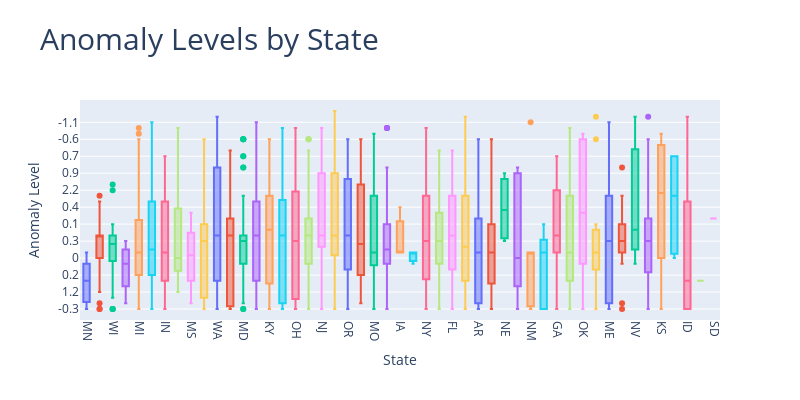

Source (notebook cell):
### Markdown cell above
## Bivariate Analysis

### Code cell
anomaly_by_state = px.box(
    outage,
    x='state',
    y='anomaly_level',
    color='state',  # Optional: colors each box by state
    title='Anomaly Levels by State',
)

anomaly_by_state.update_layout(
    xaxis_title='State',
    yaxis_title='Anomaly Level',
    title_font=dict(size=30),
    xaxis_tickangle=90,
    font=dict(size=12),
    height=400,
    width=800,
    showlegend=False 
)

anomaly_by_state.show()

### Figure 1 — Plotly figure (JSON) as saved in the notebook; plotly's stock layout.template omitted (floating-point values rounded to 4 significant figures; data arrays with more than 128 entries replaced by an {"elided": "..."} marker saying what was removed)
{"data": [{"alignmentgroup": "True", "hovertemplate": "state=%{x}<br>anomaly_level=%{y}<extra></extra>", "legendgroup": "MN", "marker": {"color": "#636efa"}, "name": "MN", "notched": false, "offsetgroup": "MN", "orientation": "v", "showlegend": true, "type": "box", "x": ["MN", "MN", "MN", "MN", "MN", "MN", "MN", "MN", "MN", "MN", "MN", "MN", "MN", "MN", "MN"], "x0": " ", "xaxis": "x", "y": ["-0.3", "-0.1", "-1.5", "-0.1", "1.2", "-1.4", "-0.9", "0.2", "0.6", "-0.2", "-0.2", "0", "-0.3", "-0.4", "0"], "y0": " ", "yaxis": "y"}, {"alignmentgroup": "True", "hovertemplate": "state=%{x}<br>anomaly_level=%{y}<extra></extra>", "legendgroup": "TN", "marker": {"color": "#EF553B"}, "name": "TN", "notched": false, "offsetgroup": "TN", "orientation": "v", "showlegend": true, "type": "box", "x": ["TN", "TN", "TN", "TN", "TN", "TN", "TN", "TN", "TN", "TN", "TN", "TN", "TN", "TN", "TN", "TN", "TN", "TN", "TN", "TN", "TN", "TN", "TN", "TN", "TN", "TN", "TN", "TN", "TN", "TN", "TN", "TN", "TN", "TN"], "x0": " ", "xaxis": "x", "y": ["1", "0.3", "1", "-0.5", "-1.3", "0.6", "0.1", "1.2", "-0.2", "-0.5", "0.5", "-0.3", "-0.5", "0", "-0.1", "0", "-0.5", "0.8", "0.5", "0", "-0.5", "-0.3", "-0.5", "0.6", "-0.4", "-0.5", "0.4", "-0.4", "-0.5", "-0.5", "0", "-0.5", "1.1", "-0.7"], "y0": " ", "yaxis": "y"}, {"alignmentgroup": "True", "hovertemplate": "state=%{x}<br>anomaly_level=%{y}<extra></extra>", "legendgroup": "WI", "marker": {"color": "#00cc96"}, "name": "WI", "notched": false, "offsetgroup": "WI", "orientation": "v", "showlegend": true, "type": "box", "x": ["WI", "WI", "WI", "WI", "WI", "WI", "WI", "WI", "WI", "WI", "WI", "WI", "WI", "WI", "WI", "WI", "WI", "WI", "WI", "WI"], "x0": " ", "xaxis": "x", "y": ["0", "-0.5", "-0.5", "-0.3", "-0.5", "-0.2", "0.1", "-0.5", "2.2", "0", "-1.2", "-1.5", "0", "-0.5", "-0.4", "0", "-0.3", "-0.5", "-0.3", "-0.5"], "y0": " ", "yaxis": "y"}, {"alignmentgroup": "True", "hovertemplate": "state=%{x}<br>anomaly_level=%{y}<extra></extra>", "legendgroup": "WV", "marker": {"color": "#ab63fa"}, "name": "WV", "notched": false, "offsetgroup": "WV", "orientation": "v", "showlegend": true, "type": "box", "x": ["WV", "WV", "WV", "WV"], "x0": " ", "xaxis": "x", "y": ["0.6", "0", "0.3", "-0.1"], "y0": " ", "yaxis": "y"}, {"alignmentgroup": "True", "hovertemplate": "state=%{x}<br>anomaly_level=%{y}<extra></extra>", "legendgroup": "MI", "marker": {"color": "#FFA15A"}, "name": "MI", "notched": false, "offsetgroup": "MI", "orientation": "v", "showlegend": true, "type": "box", "x": ["MI", "MI", "MI", "MI", "MI", "MI", "MI", "MI", "MI", "MI", "MI", "MI", "MI", "MI", "MI", "MI", "MI", "MI", "MI", "MI", "MI", "MI", "MI", "MI", "MI", "MI", "MI", "MI", "MI", "MI", "MI", "MI", "MI", "MI", "MI", "MI", "MI", "MI", "MI", "MI", "MI", "MI", "MI", "MI", "MI", "MI", "MI", "MI", "MI", "MI", "MI", "MI", "MI", "MI", "MI", "MI", "MI", "MI", "MI", "MI", "MI", "MI", "MI", "MI", "MI", "MI", "MI", "MI", "MI", "MI", "MI", "MI", "MI", "MI", "MI", "MI", "MI", "MI", "MI", "MI", "MI", "MI", "MI", "MI", "MI", "MI", "MI", "MI", "MI", "MI", "MI", "MI", "MI", "MI", "MI"], "x0": " ", "xaxis": "x", "y": ["-0.4", "0", "0.3", "-0.3", "2", "-0.4", "0.2", "0", "-0.4", "-0.4", "-0.2", "-0.4", "-0.1", "-1.3", "2.2", "-0.4", "0.9", "0.2", "0.4", "0.2", "-0.3", "-0.5", "0.1", "-1", "-1.3", "-0.3", "0.3", "-0.1", "0.2", "1.4", "-0.3", "-0.7", "0.1", "-0.7", "1", "0.2", "-0.3", "-1.5", "-1.4", "0.7", "1.3", "1.7", "-0.5", "-0.6", "-0.2", "0.5", "-1.2", "-0.4", "-0.5", "-0.4", "-0.3", "-0.4", "-0.2", "-1.4", "-0.4", "0.2", "-0.9", "-0.4", "-0.7", "-0.5", "-0.4", "0.2", "0", "-0.2", "-0.5", "-0.9", "0.2", "-0.3", "-0.2", "0.3", "-0.3", "-0.9", "0.2", "-0.2", "-0.3", "0.7", "-0.6", "1.4", "-0.4", "0.4", "-0.5", "0.1", "0.1", "0.5", "-0.9", "2.3", "-0.4", "-0.3", "-0.3", "0.7", "-1.4", "-0.2", "-0.4", "-0.8", "-0.6"], "y0": " ", "yaxis": "y"}, {"alignmentgroup": "True", "hovertemplate": "state=%{x}<br>anomaly_level=%{y}<extra></extra>", "legendgroup": "TX", "marker": {"color": "#19d3f3"}, "name": "TX", "notched": false, "offsetgroup": "TX", "orientation": "v", "showlegend": true, "type": "box", "x": ["TX", "TX", "TX", "TX", "TX", "TX", "TX", "TX", "TX", "TX", "TX", "TX", "TX", "TX", "TX", "TX", "TX", "TX", "TX", "TX", "TX", "TX", "TX", "TX", "TX", "TX", "TX", "TX", "TX", "TX", "TX", "TX", "TX", "TX", "TX", "TX", "TX", "TX", "TX", "TX", "TX", "TX", "TX", "TX", "TX", "TX", "TX", "TX", "TX", "TX", "TX", "TX", "TX", "TX", "TX", "TX", "TX", "TX", "TX", "TX", "TX", "TX", "TX", "TX", "TX", "TX", "TX", "TX", "TX", "TX", "TX", "TX", "TX", "TX", "TX", "TX", "TX", "TX", "TX", "TX", "TX", "TX", "TX", "TX", "TX", "TX", "TX", "TX", "TX", "TX", "TX", "TX", "TX", "TX", "TX", "TX", "TX", "TX", "TX", "TX", "TX", "TX", "TX", "TX", "TX", "TX", "TX", "TX", "TX", "TX", "TX", "TX", "TX", "TX", "TX", "TX", "TX", "TX", "TX", "TX", "TX", "TX", "TX", "TX", "TX", "TX", "TX"], "x0": " ", "xaxis": "x", "y": ["1.2", "-1", "-1", "-0.3", "0.3", "-0.5", "-0.5", "0.6", "0.7", "0.8", "0", "-0.2", "-0.4", "-0.4", "-0.9", "1.4", "-0.9", "-0.3", "0.1", "-0.7", "1", "-0.4", "0.7", "-0.3", "-0.2", "-0.6", "-0.6", "-0.2", "0.6", "0", "-0.7", "0.6", "0", "0.1", "-0.3", "-0.5", "2", "-1", "0.6", "-0.2", "-0.5", "2", "-0.9", "-0.2", "-0.3", "-0.7", "0.5", "1.1", "-0.6", "-0.4", "-0.3", "-0.3", "0.1", "0.9", "0.2", "0.1", "1.1", "0.5", "-0.7", "0.7", "-0.3", "-0.3", "-0.7", "1.2", "0", "0", "0.4", "-1.1", "-1", "-0.2", "-0.1", null, "-0.3", "0.1", "-0.2", "1.2", "-0.9", "0.5", "-0.5", "-0.3", "-0.3", "-1.4", "-0.4", "0.5", "-0.1", "-0.1", "-0.5", "0.7", "-1.3", "0.5", "-0.4", "0.5", "-0.5", "-0.6", "0.2", "-0.4", "-0.3", "-0.6", "0.8", "0.3", "-0.3", "-0.2", "0.8", "-0.3", "-0.1", "-0.3", "-0.3", "-0.5", "0", "0.3", "1.2", "-0.2", "-0.4", "-1.2", "2.3", "1.1", "-0.2", "0.4", "-0.8", "0.2", "1.4", "-0.7", "0.5", "-0.7", "0.3", "-0.4", "-0.9"], "y0": " ", "yaxis": "y"}, {"alignmentgroup": "True", "hovertemplate": "state=%{x}<br>anomaly_level=%{y}<extra></extra>", "legendgroup": "IN", "marker": {"color": "#FF6692"}, "name": "IN", "notched": false, "offsetgroup": "IN", "orientation": "v", "showlegend": true, "type": "box", "x": ["IN", "IN", "IN", "IN", "IN", "IN", "IN", "IN", "IN", "IN", "IN", "IN", "IN", "IN", "IN", "IN", "IN", "IN", "IN", "IN", "IN", "IN", "IN", "IN", "IN", "IN", "IN", "IN", "IN", "IN", "IN", "IN", "IN", "IN", "IN", "IN", "IN", "IN", "IN", "IN", "IN", "IN", "IN"], "x0": " ", "xaxis": "x", "y": ["0", "-0.7", "0.5", "-0.3", "2.2", "-0.7", "-0.5", "-0.7", "-0.7", "-0.5", "-0.1", "-0.3", "-0.3", "-0.3", "-0.9", "-0.3", "-0.1", "0.3", "0.1", "-1", "0.7", "0.3", "-0.4", "-0.2", "-0.2", "-0.4", "-0.7", "-0.5", "-0.9", "0.1", "-0.4", "0.3", "-0.3", "-0.4", "-0.3", "-0.3", "-0.4", "-0.7", "-0.7", "-0.5", "-0.4", "-0.4", "-0.7"], "y0": " ", "yaxis": "y"}, {"alignmentgroup": "True", "hovertemplate": "state=%{x}<br>anomaly_level=%{y}<extra></extra>", "legendgroup": "AL", "marker": {"color": "#B6E880"}, "name": "AL", "notched": false, "offsetgroup": "AL", "orientation": "v", "showlegend": true, "type": "box", "x": ["AL", "AL", "AL", "AL", "AL", "AL"], "x0": " ", "xaxis": "x", "y": ["0", null, "-0.8", "-0.5", "1.2", "-0.2"], "y0": " ", "yaxis": "y"}, {"alignmentgroup": "True", "hovertemplate": "state=%{x}<br>anomaly_level=%{y}<extra></extra>", "legendgroup": "MS", "marker": {"color": "#FF97FF"}, "name": "MS", "notched": false, "offsetgroup": "MS", "orientation": "v", "showlegend": true, "type": "box", "x": ["MS", "MS", "MS", "MS"], "x0": " ", "xaxis": "x", "y": ["0", "-0.4", "-0.1", "0.8"], "y0": " ", "yaxis": "y"}, {"alignmentgroup": "True", "hovertemplate": "state=%{x}<br>anomaly_level=%{y}<extra></extra>", "legendgroup": "IL", "marker": {"color": "#FECB52"}, "name": "IL", "notched": false, "offsetgroup": "IL", "orientation": "v", "showlegend": true, "type": "box", "x": ["IL", "IL", "IL", "IL", "IL", "IL", "IL", "IL", "IL", "IL", "IL", "IL", "IL", "IL", "IL", "IL", "IL", "IL", "IL", "IL", "IL", "IL", "IL", "IL", "IL", "IL", "IL", "IL", "IL", "IL", "IL", "IL", "IL", "IL", "IL", "IL", "IL", "IL", "IL", "IL", "IL", "IL", "IL", "IL", "IL", "IL"], "x0": " ", "xaxis": "x", "y": ["-0.4", "-0.4", "-0.7", "-0.6", "-0.1", "-1.5", "0.1", "-0.3", "0.7", "-0.4", "0.2", "-0.3", "0", "0.4", "0.6", "-0.3", "0.1", null, "0.1", "-0.7", "-0.2", "-0.3", "0.1", "-0.3", "-0.5", "-0.3", "-0.6", "0.5", "-0.4", "-1.3", "-0.4", "1.4", "0.3", "-0.5", "-0.5", "-0.5", "0.3", "-1.5", "0.1", "-0.3", "0.1", "-1", "-0.3", "-0.5", "-0.3", "0.2"], "y0": " ", "yaxis": "y"}, {"alignmentgroup": "True", "hovertemplate": "state=%{x}<br>anomaly_level=%{y}<extra></extra>", "legendgroup": "WA", "marker": {"color": "#636efa"}, "name": "WA", "notched": false, "offsetgroup": "WA", "orientation": "v", "showlegend": true, "type": "box", "x": ["WA", "WA", "WA", "WA", "WA", "WA", "WA", "WA", "WA", "WA", "WA", "WA", "WA", "WA", "WA", "WA", "WA", "WA", "WA", "WA", "WA", "WA", "WA", "WA", "WA", "WA", "WA", "WA", "WA", "WA", "WA", "WA", "WA", "WA", "WA", "WA", "WA", "WA", "WA", "WA", "WA", "WA", "WA", "WA", "WA", "WA", "WA", "WA", "WA", "WA", "WA", "WA", "WA", "WA", "WA", "WA", "WA", "WA", "WA", "WA", "WA", "WA", "WA", "WA", "WA", "WA", "WA", "WA", "WA", "WA", "WA", "WA", "WA", "WA", "WA", "WA", "WA", "WA", "WA", "WA", "WA", "WA", "WA", "WA", "WA", "WA", "WA", "WA", "WA", "WA", "WA", "WA", "WA", "WA", "WA", "WA", "WA"], "x0": " ", "xaxis": "x", "y": ["-0.5", "-0.9", "-0.5", "-1.4", "-0.5", "1.4", "-0.6", "-0.4", "-0.4", "0.8", "-0.2", "-0.3", "0.3", "0.3", "0.9", "-0.8", "-0.9", "-0.7", "-0.4", "1.2", "2.3", "0.7", "-0.4", "-0.3", "-0.8", "-1", "-0.9", "-0.3", "-0.6", "0.6", "-0.5", "-0.8", "1.6", "1.6", "-0.3", "-0.6", "1.6", "-0.3", "1.4", "-0.5", "-0.1", "-0.4", "1.1", "-0.3", "-0.2", "-1.1", "-1", "-0.4", "-0.7", "2.2", "-0.3", "-0.3", "-1.4", "-0.5", "-1", "-0.3", "0.3", "-0.8", "-0.3", "-0.3", "-0.8", "-0.9", "1.6", "2.2", "1.2", "0.1", "0.9", "-0.4", "0", "-0.6", "0.3", "-0.3", "-0.3", "0.6", "-0.9", "-0.7", "-0.9", "1", "-0.8", "-0.3", "-0.4", "0.9", "-0.6", "0.9", "-0.3", "0.9", "-0.3", "-0.7", "-0.4", "0.9", "-0.3", "0.1", "-0.6", "-0.7", "1.4", "-0.7", "-0.2"], "y0": " ", "yaxis": "y"}, {"alignmentgroup": "True", "hovertemplate": "state=%{x}<br>anomaly_level=%{y}<extra></extra>", "legendgroup": "AZ", "marker": {"color": "#EF553B"}, "name": "AZ", "notched": false, "offsetgroup": "AZ", "orientation": "v", "showlegend": true, "type": "box", "x": ["AZ", "AZ", "AZ", "AZ", "AZ", "AZ", "AZ", "AZ", "AZ", "AZ", "AZ", "AZ", "AZ", "AZ", "AZ", "AZ", "AZ", "AZ", "AZ", "AZ", "AZ", "AZ", "AZ", "AZ", "AZ", "AZ", "AZ", "AZ"], "x0": " ", "xaxis": "x", "y": ["-0.3", "0.5", "0.5", "-0.3", "-0.3", "0.1", "-0.3", "-0.3", "0.5", "1.3", "-0.1", "-0.5", "-0.5", "-0.7", "0.2", "0", "2", "-0.5", "-0.3", "-0.5", "-0.3", "-0.7", "0.5", "0.5", "-1", "-0.4", "0.3", "0.1"], "y0": " ", "yaxis": "y"}, {"alignmentgroup": "True", "hovertemplate": "state=%{x}<br>anomaly_level=%{y}<extra></extra>", "legendgroup": "MD", "marker": {"color": "#00cc96"}, "name": "MD", "notched": false, "offsetgroup": "MD", "orientation": "v", "showlegend": true, "type": "box", "x": ["MD", "MD", "MD", "MD", "MD", "MD", "MD", "MD", "MD", "MD", "MD", "MD", "MD", "MD", "MD", "MD", "MD", "MD", "MD", "MD", "MD", "MD", "MD", "MD", "MD", "MD", "MD", "MD", "MD", "MD", "MD", "MD", "MD", "MD", "MD", "MD", "MD", "MD", "MD", "MD", "MD", "MD", "MD", "MD", "MD", "MD", "MD", "MD", "MD", "MD", "MD", "MD", "MD", "MD", "MD", "MD", "MD", "MD"], "x0": " ", "xaxis": "x", "y": ["-0.1", "0.3", "-0.6", "-0.5", "0.7", "-0.6", "0", "-0.4", "0.3", "-1", "0.3", "-0.5", "-0.9", "-0.4", "-0.6", "0.3", "-0.3", "0.3", "-1", "0.1", "-0.4", "-0.5", "0", "0.3", "-0.9", "0.3", "0.2", "-1.3", "-0.2", "0", "-0.1", "-0.4", "-0.3", "-0.4", "0.3", "-0.4", "-0.5", "0.3", "0.3", "0.2", "-0.1", "-0.2", "0.3", "-0.5", "1.1", "0.4", "-0.1", "-0.7", "0.3", "0.3", "0.2", "0.4", "-0.9", "-0.6", "-0.1", "0.7", "0", "-0.4"], "y0": " ", "yaxis": "y"}, {"alignmentgroup": "True", "hovertemplate": "state=%{x}<br>anomaly_level=%{y}<extra></extra>", "legendgroup": "PA", "marker": {"color": "#ab63fa"}, "name": "PA", "notched": false, "offsetgroup": "PA", "orientation": "v", "showlegend": true, "type": "box", "x": ["PA", "PA", "PA", "PA", "PA", "PA", "PA", "PA", "PA", "PA", "PA", "PA", "PA", "PA", "PA", "PA", "PA", "PA", "PA", "PA", "PA", "PA", "PA", "PA", "PA", "PA", "PA", "PA", "PA", "PA", "PA", "PA", "PA", "PA", "PA", "PA", "PA", "PA", "PA", "PA", "PA", "PA", "PA", "PA", "PA", "PA", "PA", "PA", "PA", "PA", "PA", "PA", "PA", "PA", "PA", "PA", "PA"], "x0": " ", "xaxis": "x", "y": ["0.1", "-0.9", "0.5", "-0.4", "-0.2", "1.2", "-0.9", "-0.5", "0.3", "0.5", "0", "-1.4", "0.1", "0.2", "-0.6", "-0.7", "2.2", "-1.4", "0.7", "0.1", "-0.9", "0", "1", "-0.5", "-1", "0.3", "-0.3", "-1", "-0.3", "-0.3", "0.9", "-0.6", "-0.5", "-0.3", "-0.3", "-0.6", "0.1", "-0.6", "0.1", "-0.5", "-0.5", "-0.9", "-0.4", "-0.5", "-1.1", "-0.5", "-0.9", "1.1", "-0.6", "0.1", "1.1", "-0.9", "-0.9", "0.3", "2", "-0.4", "1.2"], "y0": " ", "yaxis": "y"}, {"alignmentgroup": "True", "hovertemplate": "state=%{x}<br>anomaly_level=%{y}<extra></extra>", "legendgroup": "KY", "marker": {"color": "#FFA15A"}, "name": "KY", "notched": false, "offsetgroup": "KY", "orientation": "v", "showlegend": true, "type": "box", "x": ["KY", "KY", "KY", "KY", "KY", "KY", "KY", "KY", "KY", "KY", "KY", "KY", "KY"], "x0": " ", "xaxis": "x", "y": ["-0.3", "-0.5", "-0.6", "-0.6", "0.2", "1", "-0.3", "-1.3", "-0.7", "-0.7", "-1.3", "-0.3", "-0.7"], "y0": " ", "yaxis": "y"}, {"alignmentgroup": "True", "hovertemplate": "state=%{x}<br>anomaly_level=%{y}<extra></extra>", "legendgroup": "UT", "marker": {"color": "#19d3f3"}, "name": "UT", "notched": false, "offsetgroup": "UT", "orientation": "v", "showlegend": true, "type": "box", "x": ["UT", "UT", "UT", "UT", "UT", "UT", "UT", "UT", "UT", "UT", "UT", "UT", "UT", "UT", "UT", "UT", "UT", "UT", "UT", "UT", "UT", "UT", "UT", "UT", "UT", "UT", "UT", "UT", "UT", "UT", "UT", "UT", "UT", "UT", "UT", "UT", "UT", "UT", "UT", "UT", "UT"], "x0": " ", "xaxis": "x", "y": ["-0.9", "2", "-0.1", "-0.3", "-0.3", "-0.3", "-0.5", "0.7", "2.2", "0.7", "0.6", "2", "-0.3", "-0.5", "-0.3", "-0.5", "-0.4", "-0.4", "-0.3", "-1.3", "-0.9", "-0.5", "0.1", "-1", "0.5", "1.1", "-0.4", "-0.6", "-0.8", "-0.4", "-0.7", "-0.5", "-0.9", "0.5", "-0.1", "-0.3", "2", "-0.3", "-0.4", "0.8", "-0.3"], "y0": " ", "yaxis": "y"}, {"alignmentgroup": "True", "hovertemplate": "state=%{x}<br>anomaly_level=%{y}<extra></extra>", "legendgroup": "OH", "marker": {"color": "#FF6692"}, "name": "OH", "notched": false, "offsetgroup": "OH", "orientation": "v", "showlegend": true, "type": "box", "x": ["OH", "OH", "OH", "OH", "OH", "OH", "OH", "OH", "OH", "OH", "OH", "OH", "OH", "OH", "OH", "OH", "OH", "OH", "OH", "OH", "OH", "OH", "OH", "OH", "OH", "OH", "OH", "OH", "OH", "OH", "OH", "OH", "OH", "OH", "OH", "OH", "OH", "OH", "OH", "OH", "OH", "OH", "OH"], "x0": " ", "xaxis": "x", "y": ["0.2", "-0.7", "0.2", "0.3", "-0.6", "2.2", "-0.3", "-0.7", "-0.3", "-1.4", "0.1", "-0.1", "-0.6", "0.1", "-0.6", "0.7", "-0.3", "0.2", "-0.9", "0.5", "-0.3", "-0.5", "0.9", "0.1", "0.5", "-0.4", "-0.3", "-0.4", "-0.4", "-0.8", "-0.3", "0.9", "-0.3", "-0.6", "-0.3", "-0.9", "-0.3", "-0.6", "-0.3", "1.3", "-0.5", "0.3", "-0.5"], "y0": " ", "yaxis": "y"}, {"alignmentgroup": "True", "hovertemplate": "state=%{x}<br>anomaly_level=%{y}<extra></extra>", "legendgroup": "NC", "marker": {"color": "#B6E880"}, "name": "NC", "notched": false, "offsetgroup": "NC", "orientation": "v", "showlegend": true, "type": "box", "x": ["NC", "NC", "NC", "NC", "NC", "NC", "NC", "NC", "NC", "NC", "NC", "NC", "NC", "NC", "NC", "NC", "NC", "NC", "NC", "NC", "NC", "NC", "NC", "NC", "NC", "NC", "NC", "NC", "NC", "NC", "NC", "NC", "NC", "NC", "NC", "NC", "NC", "NC", "NC", "NC"], "x0": " ", "xaxis": "x", "y": ["-0.7", "0", "0", "-0.5", "-0.4", "-0.5", "-0.3", "0.1", "-0.5", "-0.2", "0.5", "0.1", "-0.3", "-1.3", "-0.5", "-0.5", "-0.6", "-0.1", "0.7", "-0.4", "0.5", "0.5", "-0.2", "-0.2", "0.5", "0.2", "0.7", "-0.6", "-0.4", "-0.3", "-0.2", "-0.3", "1.3", "-0.5", "-0.6", null, "-0.3", "0.2", "-0.4", "-0.4"], "y0": " ", "yaxis": "y"}, {"alignmentgroup": "True", "hovertemplate": "state=%{x}<br>anomaly_level=%{y}<extra></extra>", "legendgroup": "NJ", "marker": {"color": "#FF97FF"}, "name": "NJ", "notched": false, "offsetgroup": "NJ", "orientation": "v", "showlegend": true, "type": "box", "x": ["NJ", "NJ", "NJ", "NJ", "NJ", "NJ", "NJ", "NJ", "NJ", "NJ", "NJ", "NJ", "NJ", "NJ", "NJ", "NJ", "NJ", "NJ", "NJ", "NJ", "NJ", "NJ", "NJ", "NJ", "NJ", "NJ", "NJ", "NJ", "NJ", "NJ", "NJ", "NJ", "NJ", "NJ", "NJ"], "x0": " ", "xaxis": "x", "y": ["0.1", "1", "0.5", "-0.6", "-0.5", "-0.9", "-0.7", "-0.9", "0.1", "1", "-0.5", "-0.7", "-0.8", "-0.6", "1", "2.2", "-0.8", "-0.6", "-0.5", "-1", "-0.5", "0.3", "-0.9", "-0.8", "-0.4", "-0.1", "-0.5", "0.3", "0.9", "-0.3", "-0.6", "1.2", "0.3", "-0.9", "0.9"], "y0": " ", "yaxis": "y"}, {"alignmentgroup": "True", "hovertemplate": "state=%{x}<br>anomaly_level=%{y}<extra></extra>", "legendgroup": "SC", "marker": {"color": "#FECB52"}, "name": "SC", "notched": false, "offsetgroup": "SC", "orientation": "v", "showlegend": true, "type": "box", "x": ["SC", "SC", "SC", "SC", "SC", "SC", "SC", "SC"], "x0": " ", "xaxis": "x", "y": ["0.6", "-0.3", "-0.5", "-0.5", "-1.6", "0.3", "-1.6", "-0.5"], "y0": " ", "yaxis": "y"}, {"alignmentgroup": "True", "hovertemplate": "state=%{x}<br>anomaly_level=%{y}<extra></extra>", "legendgroup": "OR", "marker": {"color": "#636efa"}, "name": "OR", "notched": false, "offsetgroup": "OR", "orientation": "v", "showlegend": true, "type": "box", "x": ["OR", "OR", "OR", "OR", "OR", "OR", "OR", "OR", "OR", "OR", "OR", "OR", "OR", "OR", "OR", "OR", "OR", "OR", "OR", "OR", "OR", "OR", "OR", "OR", "OR", "OR"], "x0": " ", "xaxis": "x", "y": ["-0.7", "-0.9", "0.6", "-0.2", "-0.3", "2", "0.6", "-0.7", "-0.5", "2", "0.9", "-0.6", "-0.5", "-0.3", "-0.5", "-0.2", "0.9", "-0.4", "-0.3", "-0.6", "0.6", "0.9", "-0.2", "2", "-0.5", "1.7"], "y0": " ", "yaxis": "y"}, {"alignmentgroup": "True", "hovertemplate": "state=%{x}<br>anomaly_level=%{y}<extra></extra>", "legendgroup": "DC", "marker": {"color": "#EF553B"}, "name": "DC", "notched": false, "offsetgroup": "DC", "orientation": "v", "showlegend": true, "type": "box", "x": ["DC", "DC", "DC", "DC", "DC", "DC", "DC", "DC", "DC", "DC"], "x0": " ", "xaxis": "x", "y": ["1.2", "-0.6", "-1.2", "0.2", "-1.3", "-0.4", "-0.5", "-0.2", "-0.1", "-1.2"], "y0": " ", "yaxis": "y"}, {"alignmentgroup": "True", "hovertemplate": "state=%{x}<br>anomaly_level=%{y}<extra></extra>", "legendgroup": "MO", "marker": {"color": "#00cc96"}, "name": "MO", "notched": false, "offsetgroup": "MO", "orientation": "v", "showlegend": true, "type": "box", "x": ["MO", "MO", "MO", "MO", "MO", "MO", "MO", "MO", "MO", "MO", "MO", "MO", "MO", "MO", "MO", "MO", "MO"], "x0": " ", "xaxis": "x", "y": ["2.3", "0.2", "-0.7", "-0.7", "-0.5", "-0.3", "2.3", "-0.6", "-0.7", "-0.4", "-0.4", "-0.5", "0.6", "0.6", "-0.2", "-0.4", "-0.2"], "y0": " ", "yaxis": "y"}, {"alignmentgroup": "True", "hovertemplate": "state=%{x}<br>anomaly_level=%{y}<extra></extra>", "legendgroup": "DE", "marker": {"color": "#ab63fa"}, "name": "DE", "notched": false, "offsetgroup": "DE", "orientation": "v", "showlegend": true, "type": "box", "x": ["DE", "DE", "DE", "DE", "DE", "DE", "DE", "DE", "DE", "DE", "DE", "DE", "DE", "DE", "DE", "DE", "DE", "DE", "DE", "DE", "DE", "DE", "DE", "DE", "DE", "DE", "DE", "DE", "DE", "DE", "DE", "DE", "DE", "DE", "DE", "DE", "DE", "DE", "DE", "DE", "DE"], "x0": " ", "xaxis": "x", "y": ["-0.9", "-0.7", "-0.2", "0.1", "-0.5", "-0.8", "-0.1", "-1.3", "-0.4", "-0.2", "-1", "-0.2", "0.3", "-0.3", "2", "0.1", "-0.4", "-0.8", "-0.8", "-0.3", null, "-0.4", "-0.4", "-0.2", "0.1", "-0.3", "0.3", "0.1", "0.1", "-0.2", "-0.2", "-0.2", "-0.4", "-0.3", "2.2", "1", "-0.2", "-0.3", "-0.5", "-1.3", "-0.7"], "y0": " ", "yaxis": "y"}, {"alignmentgroup": "True", "hovertemplate": "state=%{x}<br>anomaly_level=%{y}<extra></extra>", "legendgroup": "IA", "marker": {"color": "#FFA15A"}, "name": "IA", "notched": false, "offsetgroup": "IA", "orientation": "v", "showlegend": true, "type": "box", "x": ["IA", "IA", "IA", "IA", "IA", "IA", "IA", "IA"], "x0": " ", "xaxis": "x", "y": ["-0.4", "0.4", "-0.4", "-0.4", "-0.4", "-0.4", "0.4", "-0.5"], "y0": " ", "yaxis": "y"}, {"alignmentgroup": "True", "hovertemplate": "state=%{x}<br>anomaly_level=%{y}<extra></extra>", "legendgroup": "MT", "marker": {"color": "#19d3f3"}, "name": "MT", "notched": false, "offsetgroup": "MT", "orientation": "v", "showlegend": true, "type": "box", "x": ["MT", "MT", "MT"], "x0": " ", "xaxis": "x", "y": ["-0.4", "-0.2", "-0.4"], "y0": " ", "yaxis": "y"}, {"alignmentgroup": "True", "hovertemplate": "state=%{x}<br>anomaly_level=%{y}<extra></extra>", "legendgroup": "NY", "marker": {"color": "#FF6692"}, "name": "NY", "notched": false, "offsetgroup": "NY", "orientation": "v", "showlegend": true, "type": "box", "x": ["NY", "NY", "NY", "NY", "NY", "NY", "NY", "NY", "NY", "NY", "NY", "NY", "NY", "NY", "NY", "NY", "NY", "NY", "NY", "NY", "NY", "NY", "NY", "NY", "NY", "NY", "NY", "NY", "NY", "NY", "NY", "NY", "NY", "NY", "NY", "NY", "NY", "NY", "NY", "NY", "NY", "NY", "NY", "NY", "NY", "NY", "NY", "NY", "NY", "NY", "NY", "NY", "NY", "NY", "NY", "NY", "NY", "NY", "NY", "NY", "NY", "NY", "NY", "NY", "NY", "NY", "NY", "NY", "NY", "NY", "NY"], "x0": " ", "xaxis": "x", "y": ["0", "0.3", "0.3", "-0.6", "-0.7", "-0.1", "-0.6", "-0.9", "-0.4", "-0.3", "-0.4", "0.6", "-0.4", "0.6", "0.3", "0.1", "-1.2", "-0.7", "-0.2", "2.2", "-0.2", "-0.5", "-0.3", "0.9", "-0.7", "-0.4", "-1.4", "-1.3", "-0.7", "-0.5", "-0.4", "0.2", "-1.3", "-0.6", "-0.3", "-0.9", "2", "-0.3", "-0.6", "0.9", "-0.3", "1.2", "-0.4", "-0.6", "1.2", "0.6", "0.2", "-0.4", "0.3", "0.3", "-0.6", "0.2", "-0.6", "1.2", "-0.3", "1.7", "-0.5", "-0.8", "0.7", "-0.6", "-1.4", "0.7", "0.3", "-0.1", "-0.3", "-0.7", "-0.9", "0.3", "0.1", "-0.3", "-0.5"], "y0": " ", "yaxis": "y"}, {"alignmentgroup": "True", "hovertemplate": "state=%{x}<br>anomaly_level=%{y}<extra></extra>", "legendgroup": "LA", "marker": {"color": "#B6E880"}, "name": "LA", "notched": false, "offsetgroup": "LA", "orientation": "v", "showlegend": true, "type": "box", "x": ["LA", "LA", "LA", "LA", "LA", "LA", "LA", "LA", "LA", "LA", "LA", "LA", "LA", "LA", "LA", "LA", "LA", "LA", "LA", "LA", "LA", "LA", "LA", "LA", "LA", "LA", "LA", "LA", "LA", "LA", "LA", "LA", "LA", "LA", "LA", "LA", "LA", "LA", "LA", "LA"], "x0": " ", "xaxis": "x", "y": ["-0.3", "0.5", "0.3", "-1.2", "-1.2", "-0.1", "0.7", "-1.2", "0.6", "-1.2", "0", "-0.4", "-0.7", "0.5", "0.6", "-0.1", "-0.1", "-0.5", "0.4", "-0.4", "-0.3", "-0.4", "0.5", "-0.3", "-0.3", "0", "-0.4", "0.3", "0.3", "-0.7", "-0.4", "0.5", "-0.2", "-0.2", "1.1", "1.3", "0", "0.3", "-0.5", "0.5"], "y0": " ", "yaxis": "y"}, {"alignmentgroup": "True", "hovertemplate": "state=%{x}<br>anomaly_level=%{y}<extra></extra>", "legendgroup": "FL", "marker": {"color": "#FF97FF"}, "name": "FL", "notched": false, "offsetgroup": "FL", "orientation": "v", "showlegend": true, "type": "box", "x": ["FL", "FL", "FL", "FL", "FL", "FL", "FL", "FL", "FL", "FL", "FL", "FL", "FL", "FL", "FL", "FL", "FL", "FL", "FL", "FL", "FL", "FL", "FL", "FL", "FL", "FL", "FL", "FL", "FL", "FL", "FL", "FL", "FL", "FL", "FL", "FL", "FL", "FL", "FL", "FL", "FL", "FL", "FL", "FL", "FL"], "x0": " ", "xaxis": "x", "y": ["-0.3", "0.3", "-0.1", "0", "-1.3", "-0.3", "1.1", "0.8", "-0.7", "-0.2", "-1.3", "0.2", "0.2", "0.6", "0.1", "0.5", "1.3", "-0.1", "0.2", "-1.3", "-0.7", "0.7", "0", "-0.3", "-0.2", "0.7", "0.6", "-0.2", "-1.3", "-1.3", "0.7", "-0.3", "0.7", "-0.5", "0.7", "0.7", "-0.2", "0.7", "0.6", "-0.1", "0.6", "0.7", "-0.7", "-1.3", "0.3"], "y0": " ", "yaxis": "y"}, {"alignmentgroup": "True", "hovertemplate": "state=%{x}<br>anomaly_level=%{y}<extra></extra>", "legendgroup": "CA", "marker": {"color": "#FECB52"}, "name": "CA", "notched": false, "offsetgroup": "CA", "orientation": "v", "showlegend": true, "type": "box", "x": {"elided": "210 str values"}, "x0": " ", "xaxis": "x", "y": {"elided": "210 str values"}, "y0": " ", "yaxis": "y"}, {"alignmentgroup": "True", "hovertemplate": "state=%{x}<br>anomaly_level=%{y}<extra></extra>", "legendgroup": "AR", "marker": {"color": "#636efa"}, "name": "AR", "notched": false, "offsetgroup": "AR", "orientation": "v", "showlegend": true, "type": "box", "x": ["AR", "AR", "AR", "AR", "AR", "AR", "AR", "AR", "AR", "AR", "AR", "AR", "AR", "AR", "AR", "AR", "AR", "AR", "AR", "AR", "AR", "AR", "AR", "AR", "AR"], "x0": " ", "xaxis": "x", "y": ["-0.7", "-1", "-0.7", "-0.4", "-0.3", "0.3", "-0.3", "-0.5", "-0.2", "-0.5", "1.2", "-0.1", "-0.4", "-0.6", "-0.3", "-0.5", "1.1", "-0.3", "0.1", "-0.1", "-0.2", "-0.2", "-0.3", "0.1", "2.2"], "y0": " ", "yaxis": "y"}, {"alignmentgroup": "True", "hovertemplate": "state=%{x}<br>anomaly_level=%{y}<extra></extra>", "legendgroup": "VA", "marker": {"color": "#EF553B"}, "name": "VA", "notched": false, "offsetgroup": "VA", "orientation": "v", "showlegend": true, "type": "box", "x": ["VA", "VA", "VA", "VA", "VA", "VA", "VA", "VA", "VA", "VA", "VA", "VA", "VA", "VA", "VA", "VA", "VA", "VA", "VA", "VA", "VA", "VA", "VA", "VA", "VA", "VA", "VA", "VA", "VA", "VA", "VA", "VA", "VA", "VA", "VA", "VA", "VA"], "x0": " ", "xaxis": "x", "y": ["-0.5", "-0.3", "-0.6", "-0.3", "-0.2", "0.5", "1.2", "0.3", null, "-0.9", "-0.4", "-1.3", "0.3", "-0.3", "-0.4", "-0.4", "-0.9", "-0.9", "-0.1", "-0.1", "-0.4", "0.3", "-1.2", "-0.4", "-0.5", "-1.3", "-0.3", "1.1", "0.1", "0.1", "-0.6", "0.1", "-1.4", "-1", "-0.6", "-0.2", "-0.1"], "y0": " ", "yaxis": "y"}, {"alignmentgroup": "True", "hovertemplate": "state=%{x}<br>anomaly_level=%{y}<extra></extra>", "legendgroup": "NE", "marker": {"color": "#00cc96"}, "name": "NE", "notched": false, "offsetgroup": "NE", "orientation": "v", "showlegend": true, "type": "box", "x": ["NE", "NE", "NE", "NE"], "x0": " ", "xaxis": "x", "y": ["-1.2", "-0.5", "0.3", "0.9"], "y0": " ", "yaxis": "y"}, {"alignmentgroup": "True", "hovertemplate": "state=%{x}<br>anomaly_level=%{y}<extra></extra>", "legendgroup": "WY", "marker": {"color": "#ab63fa"}, "name": "WY", "notched": false, "offsetgroup": "WY", "orientation": "v", "showlegend": true, "type": "box", "x": ["WY", "WY", "WY", "WY", "WY", "WY"], "x0": " ", "xaxis": "x", "y": ["0.9", "-1", "-0.4", "-0.3", "-0.2", "-1.4"], "y0": " ", "yaxis": "y"}, {"alignmentgroup": "True", "hovertemplate": "state=%{x}<br>anomaly_level=%{y}<extra></extra>", "legendgroup": "NM", "marker": {"color": "#FFA15A"}, "name": "NM", "notched": false, "offsetgroup": "NM", "orientation": "v", "showlegend": true, "type": "box", "x": ["NM", "NM", "NM", "NM", "NM", "NM", "NM", "NM"], "x0": " ", "xaxis": "x", "y": ["-0.1", "-0.4", "-1.1", "-0.3", "-0.4", "-0.4", "-0.4", "-0.3"], "y0": " ", "yaxis": "y"}, {"alignmentgroup": "True", "hovertemplate": "state=%{x}<br>anomaly_level=%{y}<extra></extra>", "legendgroup": "VT", "marker": {"color": "#19d3f3"}, "name": "VT", "notched": false, "offsetgroup": "VT", "orientation": "v", "showlegend": true, "type": "box", "x": ["VT", "VT", "VT", "VT", "VT", "VT", "VT", "VT", "VT"], "x0": " ", "xaxis": "x", "y": ["-0.2", "0.3", "0.1", "-0.4", "-0.5", "-0.3", "-0.3", "-0.3", "-0.4"], "y0": " ", "yaxis": "y"}, {"alignmentgroup": "True", "hovertemplate": "state=%{x}<br>anomaly_level=%{y}<extra></extra>", "legendgroup": "GA", "marker": {"color": "#FF6692"}, "name": "GA", "notched": false, "offsetgroup": "GA", "orientation": "v", "showlegend": true, "type": "box", "x": ["GA", "GA", "GA", "GA", "GA", "GA", "GA", "GA", "GA", "GA", "GA", "GA", "GA", "GA", "GA", "GA", "GA"], "x0": " ", "xaxis": "x", "y": ["0.3", "0.7", "0.3", "0.7", "-0.4", "-0.3", "-0.7", "0.5", "0.9", "-0.7", "0.6", "-0.5", "0.4", "-0.5", "0.7", "-0.3", "-0.4"], "y0": " ", "yaxis": "y"}, {"alignmentgroup": "True", "hovertemplate": "state=%{x}<br>anomaly_level=%{y}<extra></extra>", "legendgroup": "CT", "marker": {"color": "#B6E880"}, "name": "CT", "notched": false, "offsetgroup": "CT", "orientation": "v", "showlegend": true, "type": "box", "x": ["CT", "CT", "CT", "CT", "CT", "CT", "CT", "CT", "CT", "CT", "CT", "CT", "CT", "CT", "CT", "CT", "CT", "CT"], "x0": " ", "xaxis": "x", "y": ["-0.4", "-0.3", "-0.6", "0.4", "-0.2", "-0.3", "-0.7", "-0.4", "-0.3", "-0.8", "-0.2", "-0.9", "-0.8", "0.9", "1.2", "0.1", "-0.7", "-0.4"], "y0": " ", "yaxis": "y"}, {"alignmentgroup": "True", "hovertemplate": "state=%{x}<br>anomaly_level=%{y}<extra></extra>", "legendgroup": "OK", "marker": {"color": "#FF97FF"}, "name": "OK", "notched": false, "offsetgroup": "OK", "orientation": "v", "showlegend": true, "type": "box", "x": ["OK", "OK", "OK", "OK", "OK", "OK", "OK", "OK", "OK", "OK", "OK", "OK", "OK", "OK", "OK", "OK", "OK", "OK", "OK", "OK", "OK", "OK", "OK", "OK"], "x0": " ", "xaxis": "x", "y": ["2.3", "-0.7", "-0.2", "-0.3", "-0.6", "1.3", "-0.6", "1.2", "-1.3", "2.3", "-0.3", "0.3", "2.2", "-0.6", "-0.2", "-0.6", "-0.2", "-0.3", "-0.3", "0.3", "2.2", "2.3", "-0.7", "-0.4"], "y0": " ", "yaxis": "y"}, {"alignmentgroup": "True", "hovertemplate": "state=%{x}<br>anomaly_level=%{y}<extra></extra>", "legendgroup": "MA", "marker": {"color": "#FECB52"}, "name": "MA", "notched": false, "offsetgroup": "MA", "orientation": "v", "showlegend": true, "type": "box", "x": ["MA", "MA", "MA", "MA", "MA", "MA", "MA", "MA", "MA", "MA", "MA", "MA", "MA", "MA", "MA", "MA", "MA", "MA"], "x0": " ", "xaxis": "x", "y": ["-1.3", "-0.1", "-0.6", "-1.3", "-0.4", "-0.4", "-0.4", "-0.4", "0.3", "0.3", "0.6", "1.6", "-0.3", "-0.3", "0.3", "-0.3", "-0.4", "0.1"], "y0": " ", "yaxis": "y"}, {"alignmentgroup": "True", "hovertemplate": "state=%{x}<br>anomaly_level=%{y}<extra></extra>", "legendgroup": "ME", "marker": {"color": "#636efa"}, "name": "ME", "notched": false, "offsetgroup": "ME", "orientation": "v", "showlegend": true, "type": "box", "x": ["ME", "ME", "ME", "ME", "ME", "ME", "ME", "ME", "ME", "ME", "ME", "ME", "ME", "ME", "ME", "ME", "ME", "ME", "ME"], "x0": " ", "xaxis": "x", "y": ["-1.3", "-0.3", "-0.6", "-0.1", "-0.3", "2.3", "-0.3", "-0.6", "-0.7", "-0.7", "-1.3", "-1.4", "-1.1", "-0.3", "-0.2", "0.5", "-0.4", "0.3", "-0.1"], "y0": " ", "yaxis": "y"}, {"alignmentgroup": "True", "hovertemplate": "state=%{x}<br>anomaly_level=%{y}<extra></extra>", "legendgroup": "NH", "marker": {"color": "#EF553B"}, "name": "NH", "notched": false, "offsetgroup": "NH", "orientation": "v", "showlegend": true, "type": "box", "x": ["NH", "NH", "NH", "NH", "NH", "NH", "NH", "NH", "NH", "NH", "NH", "NH", "NH", "NH"], "x0": " ", "xaxis": "x", "y": ["0.3", "0.1", "-0.5", "-0.3", "-0.7", "0.3", "-0.4", "-0.4", "-0.2", "-0.1", "-0.4", "-0.7", "-1", "0.1"], "y0": " ", "yaxis": "y"}, {"alignmentgroup": "True", "hovertemplate": "state=%{x}<br>anomaly_level=%{y}<extra></extra>", "legendgroup": "NV", "marker": {"color": "#00cc96"}, "name": "NV", "notched": false, "offsetgroup": "NV", "orientation": "v", "showlegend": true, "type": "box", "x": ["NV", "NV", "NV", "NV", "NV", "NV", "NV"], "x0": " ", "xaxis": "x", "y": ["-1.3", "-0.2", "2.3", "-0.4", "0.3", "1.6", "-0.7"], "y0": " ", "yaxis": "y"}, {"alignmentgroup": "True", "hovertemplate": "state=%{x}<br>anomaly_level=%{y}<extra></extra>", "legendgroup": "CO", "marker": {"color": "#ab63fa"}, "name": "CO", "notched": false, "offsetgroup": "CO", "orientation": "v", "showlegend": true, "type": "box", "x": ["CO", "CO", "CO", "CO", "CO", "CO", "CO", "CO", "CO", "CO", "CO", "CO", "CO", "CO", "CO"], "x0": " ", "xaxis": "x", "y": ["-0.2", "-0.2", "0.2", "-0.9", "0.5", "-0.3", "0.5", "1.6", "0.3", "-0.4", "-0.6", "-0.1", "0.3", "0.7", "-0.5"], "y0": " ", "yaxis": "y"}, {"alignmentgroup": "True", "hovertemplate": "state=%{x}<br>anomaly_level=%{y}<extra></extra>", "legendgroup": "KS", "marker": {"color": "#FFA15A"}, "name": "KS", "notched": false, "offsetgroup": "KS", "orientation": "v", "showlegend": true, "type": "box", "x": ["KS", "KS", "KS", "KS", "KS", "KS", "KS", "KS", "KS"], "x0": " ", "xaxis": "x", "y": [null, "0.6", "2.3", "0.7", "-1.3", "2.3", "-0.3", "1", "0.7"], "y0": " ", "yaxis": "y"}, {"alignmentgroup": "True", "hovertemplate": "state=%{x}<br>anomaly_level=%{y}<extra></extra>", "legendgroup": "HI", "marker": {"color": "#19d3f3"}, "name": "HI", "notched": false, "offsetgroup": "HI", "orientation": "v", "showlegend": true, "type": "box", "x": ["HI", "HI", "HI", "HI", "HI"], "x0": " ", "xaxis": "x", "y": ["-0.7", "-0.4", "0.7", "0", "0.7"], "y0": " ", "yaxis": "y"}, {"alignmentgroup": "True", "hovertemplate": "state=%{x}<br>anomaly_level=%{y}<extra></extra>", "legendgroup": "ID", "marker": {"color": "#FF6692"}, "name": "ID", "notched": false, "offsetgroup": "ID", "orientation": "v", "showlegend": true, "type": "box", "x": ["ID", "ID", "ID", "ID", "ID", "ID", "ID", "ID", "ID"], "x0": " ", "xaxis": "x", "y": ["-0.3", "-0.9", "0.3", "-1.3", "-0.1", "-0.3", "1.6", "1.6", "-0.3"], "y0": " ", "yaxis": "y"}, {"alignmentgroup": "True", "hovertemplate": "state=%{x}<br>anomaly_level=%{y}<extra></extra>", "legendgroup": "ND", "marker": {"color": "#B6E880"}, "name": "ND", "notched": false, "offsetgroup": "ND", "orientation": "v", "showlegend": true, "type": "box", "x": ["ND", "ND"], "x0": " ", "xaxis": "x", "y": ["-0.9", null], "y0": " ", "yaxis": "y"}, {"alignmentgroup": "True", "hovertemplate": "state=%{x}<br>anomaly_level=%{y}<extra></extra>", "legendgroup": "SD", "marker": {"color": "#FF97FF"}, "name": "SD", "notched": false, "offsetgroup": "SD", "orientation": "v", "showlegend": true, "type": "box", "x": ["SD", "SD"], "x0": " ", "xaxis": "x", "y": ["0.5", "0.5"], "y0": " ", "yaxis": "y"}, {"alignmentgroup": "True", "hovertemplate": "state=%{x}<br>anomaly_level=%{y}<extra></extra>", "legendgroup": "AK", "marker": {"color": "#FECB52"}, "name": "AK", "notched": false, "offsetgroup": "AK", "orientation": "v", "showlegend": true, "type": "box", "x": ["AK"], "x0": " ", "xaxis": "x", "y": [null], "y0": " ", "yaxis": "y"}], "layout": {"boxmode": "overlay", "font": {"size": 12}, "height": 400, "legend": {"title": {"text": "state"}, "tracegroupgap": 0}, "showlegend": false, "title": {"font": {"size": 30}, "text": "Anomaly Levels by State"}, "width": 800, "xaxis": {"anchor": "y", "categoryarray": ["MN", "TN", "WI", "WV", "MI", "TX", "IN", "AL", "MS", "IL", "WA", "AZ", "MD", "PA", "KY", "UT", "OH", "NC", "NJ", "SC", "OR", "DC", "MO", "DE", "IA", "MT", "NY", "LA", "FL", "CA", "AR", "VA", "NE", "WY", "NM", "VT", "GA", "CT", "OK", "MA", "ME", "NH", "NV", "CO", "KS", "HI", "ID", "ND", "SD", "AK"], "categoryorder": "array", "domain": [0, 1], "tickangle": 90, "title": {"text": "State"}}, "yaxis": {"anchor": "x", "domain": [0, 1], "title": {"text": "Anomaly Level"}}}}
